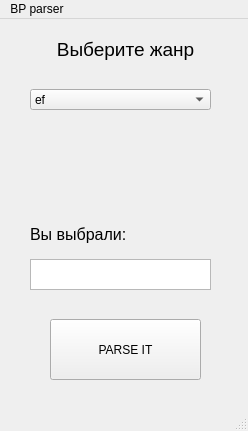
<?xml version="1.0" encoding="UTF-8"?>
<ui version="4.0">
 <class>MainWindow</class>
 <widget class="QMainWindow" name="MainWindow">
  <property name="geometry">
   <rect>
    <x>0</x>
    <y>0</y>
    <width>248</width>
    <height>431</height>
   </rect>
  </property>
  <property name="windowTitle">
   <string>MainWindow</string>
  </property>
  <widget class="QWidget" name="centralwidget">
   <widget class="QPushButton" name="pushButton">
    <property name="geometry">
     <rect>
      <x>50</x>
      <y>300</y>
      <width>151</width>
      <height>61</height>
     </rect>
    </property>
    <property name="text">
     <string>PARSE IT</string>
    </property>
   </widget>
   <widget class="QLabel" name="label">
    <property name="geometry">
     <rect>
      <x>10</x>
      <y>10</y>
      <width>231</width>
      <height>41</height>
     </rect>
    </property>
    <property name="text">
     <string>&lt;html&gt;&lt;head/&gt;&lt;body&gt;&lt;p align=&quot;center&quot;&gt;&lt;span style=&quot; font-size:14pt;&quot;&gt;Выберите жанр&lt;/span&gt;&lt;/p&gt;&lt;/body&gt;&lt;/html&gt;</string>
    </property>
   </widget>
   <widget class="QComboBox" name="comboBox">
    <property name="geometry">
     <rect>
      <x>30</x>
      <y>70</y>
      <width>181</width>
      <height>21</height>
     </rect>
    </property>
    <item>
     <property name="text">
      <string>ef</string>
     </property>
    </item>
    <item>
     <property name="text">
      <string>awfaf</string>
     </property>
    </item>
    <item>
     <property name="text">
      <string>awfa</string>
     </property>
    </item>
    <item>
     <property name="text">
      <string>faw</string>
     </property>
    </item>
    <item>
     <property name="text">
      <string>faw</string>
     </property>
    </item>
    <item>
     <property name="text">
      <string>faw</string>
     </property>
    </item>
    <item>
     <property name="text">
      <string>faw</string>
     </property>
    </item>
   </widget>
   <widget class="QTextBrowser" name="textBrowser">
    <property name="geometry">
     <rect>
      <x>30</x>
      <y>240</y>
      <width>181</width>
      <height>31</height>
     </rect>
    </property>
   </widget>
   <widget class="QLabel" name="label_2">
    <property name="geometry">
     <rect>
      <x>30</x>
      <y>200</y>
      <width>141</width>
      <height>31</height>
     </rect>
    </property>
    <property name="text">
     <string>&lt;html&gt;&lt;head/&gt;&lt;body&gt;&lt;p&gt;&lt;span style=&quot; font-size:12pt;&quot;&gt;Вы выбрали:&lt;/span&gt;&lt;/p&gt;&lt;/body&gt;&lt;/html&gt;</string>
    </property>
   </widget>
  </widget>
  <widget class="QMenuBar" name="menubar">
   <property name="geometry">
    <rect>
     <x>0</x>
     <y>0</y>
     <width>248</width>
     <height>21</height>
    </rect>
   </property>
   <widget class="QMenu" name="menuBP_parser">
    <property name="title">
     <string>BP parser</string>
    </property>
   </widget>
   <addaction name="menuBP_parser"/>
  </widget>
  <widget class="QStatusBar" name="statusbar"/>
 </widget>
 <resources/>
 <connections/>
</ui>
